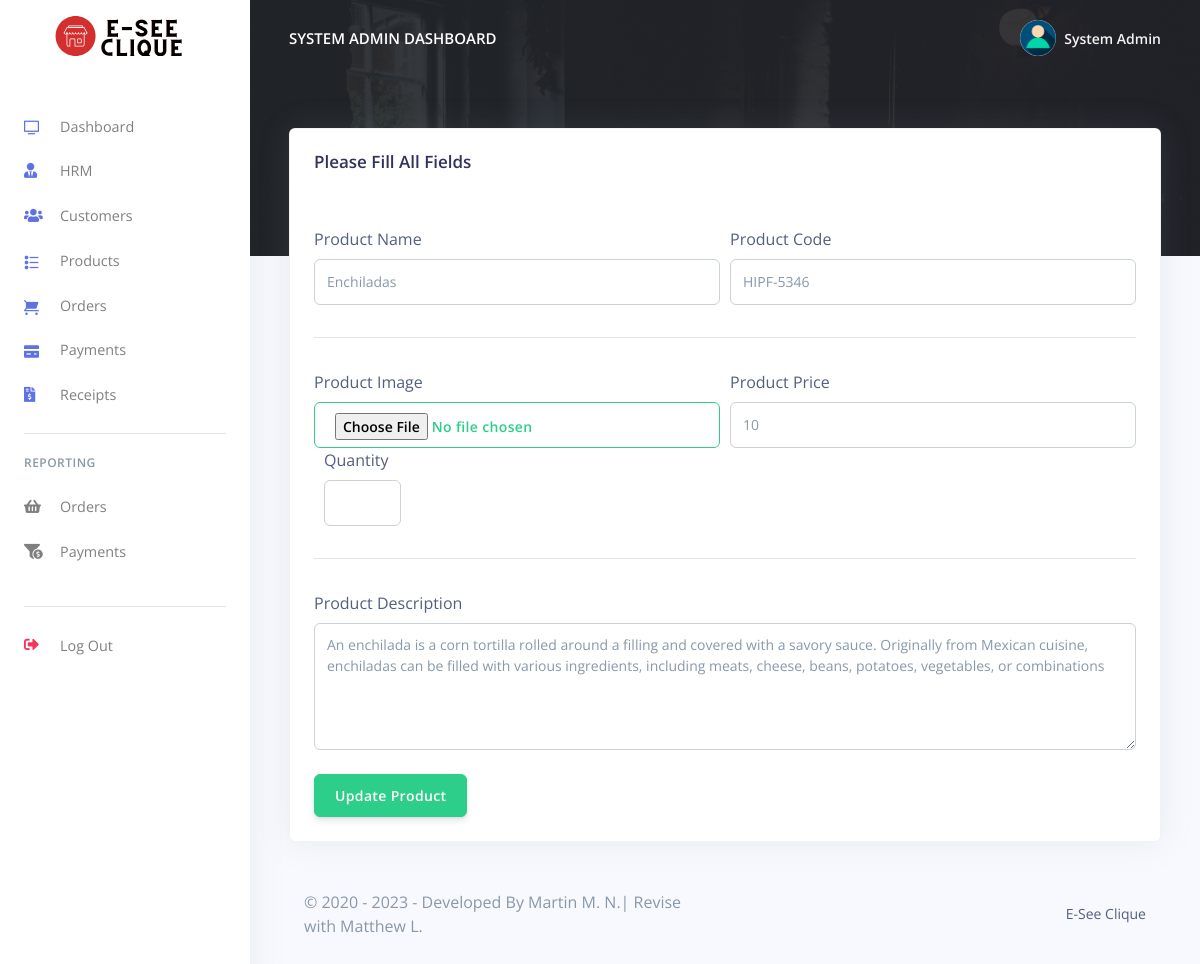
The page /Restro/admin/update_product?update=3adfdee116 (signed in) on the database its author committed.
### tables this page shows
CREATE TABLE `rpos_admin` (
  `admin_id` varchar(200) NOT NULL,
  `admin_name` varchar(200) NOT NULL,
  `admin_email` varchar(200) NOT NULL,
  `admin_password` varchar(200) NOT NULL
);

CREATE TABLE `rpos_products` (
  `prod_id` varchar(200) NOT NULL,
  `prod_code` varchar(200) NOT NULL,
  `prod_name` varchar(200) NOT NULL,
  `prod_img` varchar(200) NOT NULL,
  `prod_desc` longtext NOT NULL,
  `prod_price` varchar(200) NOT NULL,
  `quantity` int(50) NOT NULL,
  `created_at` timestamp(6) NOT NULL DEFAULT current_timestamp(6) ON UPDATE current_timestamp(6)
);

### Restro/admin/update_product.php (the view, shortened to what this page needs)
<?php
include('config/config.php');
require_once('partials/_head.php');
?>
<body>
  <?php
  require_once('partials/_sidebar.php');
  ?>
  <div class="main-content">
    <?php
    require_once('partials/_topnav.php');
    $update = $_GET['update'];
    $ret = "SELECT * FROM  rpos_products WHERE prod_id = '$update' ";
    $stmt = $mysqli->prepare($ret);
    $stmt->execute();
    $res = $stmt->get_result();
    while ($prod = $res->fetch_object()) {
    ?>
      <div class="container-fluid mt--8">
        <div class="row">
          <div class="col">
            <div class="card shadow">
              <div class="card-header border-0">
                <h3>Please Fill All Fields</h3>
              </div>
              <div class="card-body">
                <form method="POST" enctype="multipart/form-data">
                  <div class="form-row">
                    <div class="col-md-6">
                      <label>Product Name</label>
                      <input type="text" value="<?php echo $prod->prod_name; ?>" name="prod_name" class="form-control">
                    </div>
                    <div class="col-md-6">
                      <label>Product Code</label>
                      <input type="text" name="prod_code" value="<?php echo $prod->prod_code; ?>" class="form-control" value="">
                    </div>
                  </div>
                  <hr>
                  <div class="form-row">
                    <div class="col-md-6">
                      <label>Product Image</label>
                      <input type="file" name="prod_img" class="btn btn-outline-success form-control" value="<?php echo $prod_img; ?>">
                    </div>
                    <div class="col-md-6">
                      <label>Product Price</label>
                      <input type="text" name="prod_price" class="form-control" value="<?php echo $prod->prod_price; ?>">
                    </div>
                    <div>
                  <div class="col-md-6">
                    <label>Quantity</label>
                    <input type="text" name="prod_quantity" class="form-control" value="">
                  </div>
                </div>
                  </div>
                  <hr>
                  <div class="form-row">
                    <div class="col-md-12">
                      <label>Product Description</label>
                      <textarea rows="5" name="prod_desc" class="form-control" value=""><?php echo $prod->prod_desc; ?></textarea>
                    </div>
                  </div>
                  <br>
                  <div class="form-row">
                    <div class="col-md-6">
                      <input type="submit" name="UpdateProduct" value="Update Product" class="btn btn-success" value="">
                    </div>
                  </div>
                </form>
              </div>
            </div>
          </div>
        </div>
      <?php
      require_once('partials/_footer.php');
    }
      ?>
      </div>
  </div>
</body>
</html>

### Restro/admin/partials/_sidebar.php (shortened to what this page needs)
<?php
$admin_id = $_SESSION['admin_id'];
$ret = "SELECT * FROM  rpos_admin  WHERE admin_id = '$admin_id'";
$stmt = $mysqli->prepare($ret);
$stmt->execute();
$res = $stmt->get_result();
while ($admin = $res->fetch_object()) {
?>
  <nav class="navbar navbar-vertical fixed-left navbar-expand-md navbar-light bg-white" id="sidenav-main">
    <div class="container-fluid">
      <a class="navbar-brand pt-0" href="dashboard">
        <img src="assets/img/brand/test.svg" class="navbar-brand-img" alt="..." width="500" height="300">
      </a>
      <div class="collapse navbar-collapse" id="sidenav-collapse-main">
        <ul class="navbar-nav">
          <li class="nav-item">
            <a class="nav-link" href="dashboard">
              <i class="ni ni-tv-2 text-primary"></i> Dashboard
            </a>
          </li>
          <li class="nav-item">
            <a class="nav-link" href="hrm">
              <i class="fas fa-user-tie text-primary"></i> HRM
            </a>
          </li>
          <li class="nav-item">
            <a class="nav-link" href="customes">
              <i class="fas fa-users text-primary"></i> Customers
            </a>
          </li>
          <li class="nav-item">
            <a class="nav-link" href="products">
              <i class="ni ni-bullet-list-67 text-primary"></i>Products
            </a>
          </li>
          <li class="nav-item">
            <a class="nav-link" href="orders">
              <i class="ni ni-cart text-primary"></i> Orders
            </a>
          </li>
          <li class="nav-item">
            <a class="nav-link" href="payments">
              <i class="ni ni-credit-card text-primary"></i> Payments
            </a>
          </li>
          <li class="nav-item">
            <a class="nav-link" href="receipts">
              <i class="fas fa-file-invoice-dollar text-primary"></i> Receipts
            </a>
          </li>
        </ul>
        <hr class="my-3">
        <h6 class="navbar-heading text-muted">Reporting</h6>
        <ul class="navbar-nav mb-md-3">
          <li class="nav-item">
            <a class="nav-link" href="orders_reports">
              <i class="fas fa-shopping-basket"></i> Orders
            </a>
          </li>
          <li class="nav-item">
            <a class="nav-link" href="payments_reports">
              <i class="fas fa-funnel-dollar"></i> Payments
            </a>
          </li>
        </ul>
        <hr class="my-3">
        <ul class="navbar-nav mb-md-3">
          <li class="nav-item">
            <a class="nav-link" href="logout">
              <i class="fas fa-sign-out-alt text-danger"></i> Log Out
            </a>
          </li>
        </ul>
      </div>
    </div>
  </nav>
<?php } ?>

### Restro/admin/partials/_topnav.php (shortened to what this page needs)
<?php
$admin_id = $_SESSION['admin_id'];
$ret = "SELECT * FROM  rpos_admin  WHERE admin_id = '$admin_id'";
$stmt = $mysqli->prepare($ret);
$stmt->execute();
$res = $stmt->get_result();
while ($admin = $res->fetch_object()) {
?>
    <nav class="navbar navbar-top navbar-expand-md navbar-dark" id="navbar-main">
        <div class="container-fluid">
            <a class="h4 mb-0 text-white text-uppercase d-none d-lg-inline-block" href="dashboard"><?php echo $admin->admin_name; ?> Dashboard</a>
            <ul class="navbar-nav align-items-center d-none d-md-flex">
                <li class="nav-item dropdown">
                    <a class="nav-link pr-0" href="#" role="button" data-toggle="dropdown" aria-haspopup="true" aria-expanded="false">
                        <div class="media align-items-center">
                            <span class="avatar avatar-sm rounded-circle">
                                <img alt="Image placeholder" src="assets/img/theme/user-a-min.png">
                            </span>
                            <div class="media-body ml-2 d-none d-lg-block">
                                <span class="mb-0 text-sm  font-weight-bold"><?php echo $admin->admin_name; ?></span>
                            </div>
                        </div>
                    </a>
                </li>
            </ul>
        </div>
    </nav>
<?php } ?>

### Restro/admin/partials/_footer.php
<footer class="py-5">
  <div class="container">
    <div class="row align-items-center justify-content-xl-between">
      <div class="col-xl-6">
        <div class="copyright text-center text-xl-left text-muted">
          &copy; 2020 - <?php echo date('Y'); ?> - Developed By Martin M. N.| Revise with Matthew L.
        </div>
      </div>
      <div class="col-xl-6">
        <ul class="nav nav-footer justify-content-center justify-content-xl-end">
          <li class="nav-item">
            <a href="" class="nav-link" target="_blank">E-See Clique </a>
          </li>
        </ul>
      </div>
    </div>
  </div>
</footer>

### rows shown on the page
rpos_admin: admin_name "SYSTEM ADMIN", admin_name "System Admin"
rpos_products: prod_name "Enchiladas", prod_code "HIPF-5346", prod_price "10", prod_desc "An enchilada is a corn tortilla rolled around a filling and covered with a savory sauce. Originally from Mexican cuisine, enchiladas can be filled with various ingredients, including meats, cheese, beans, potatoes, vegetables, or combinations"
